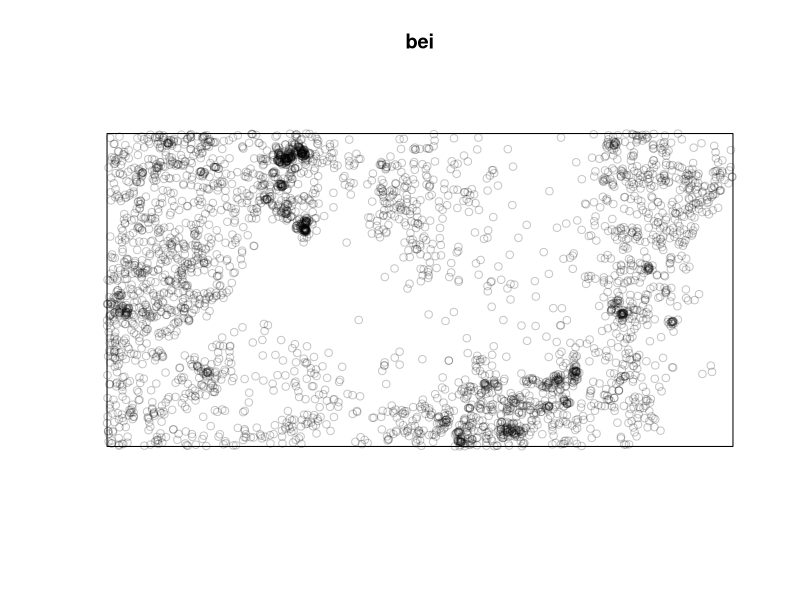
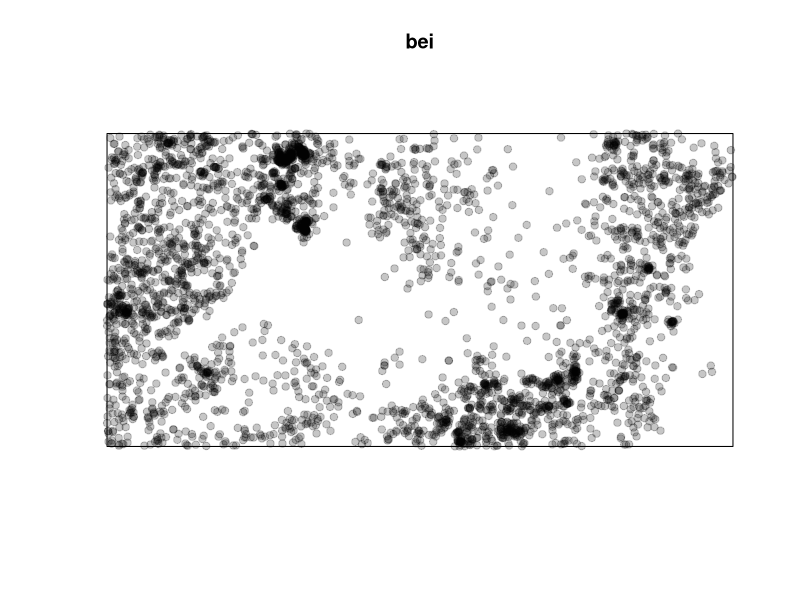
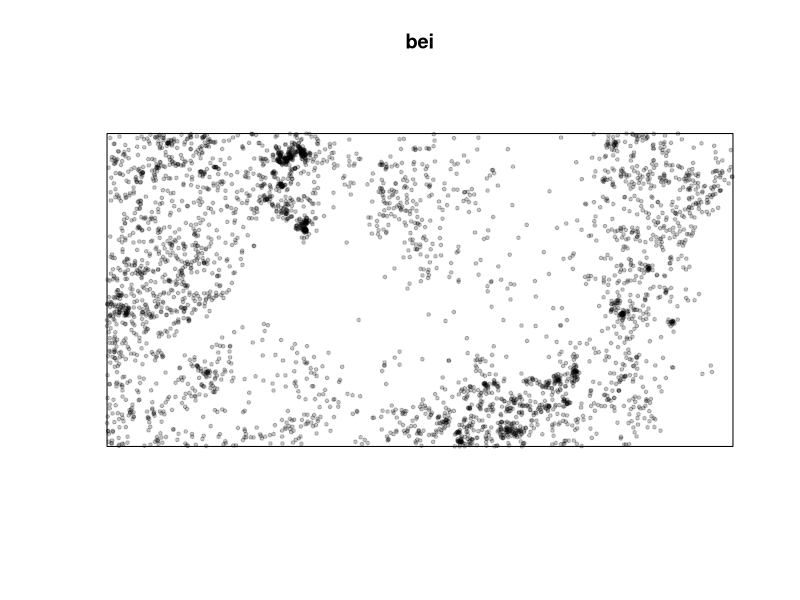
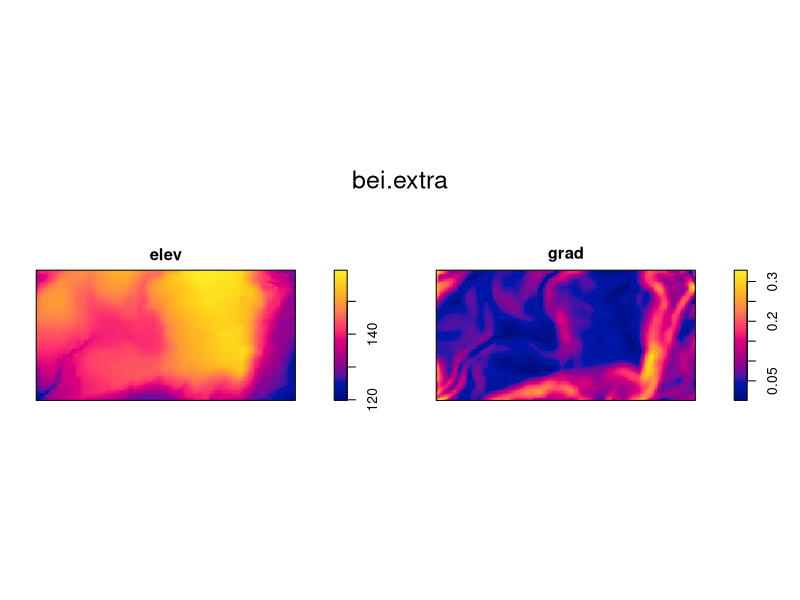
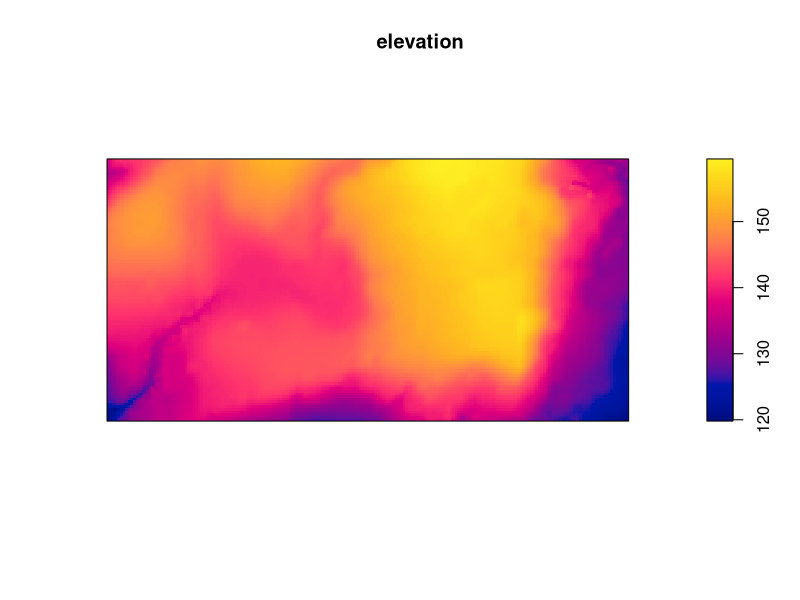
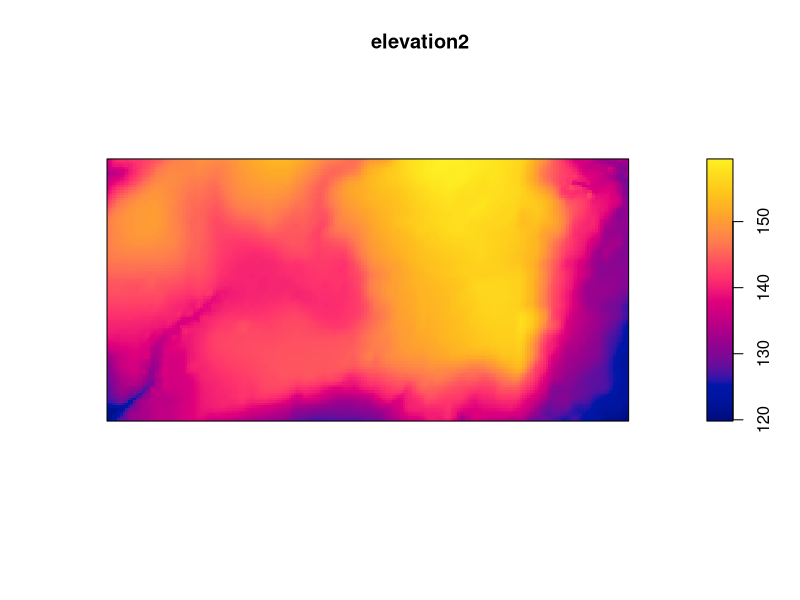
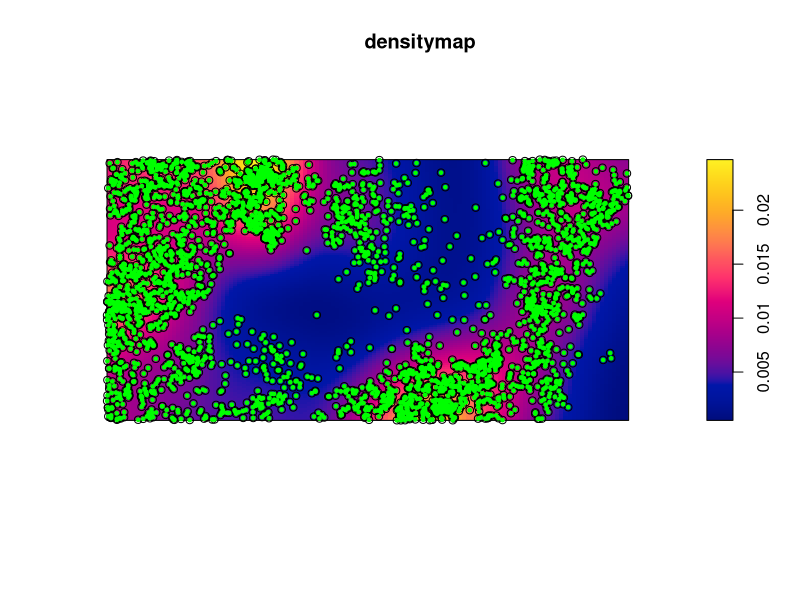
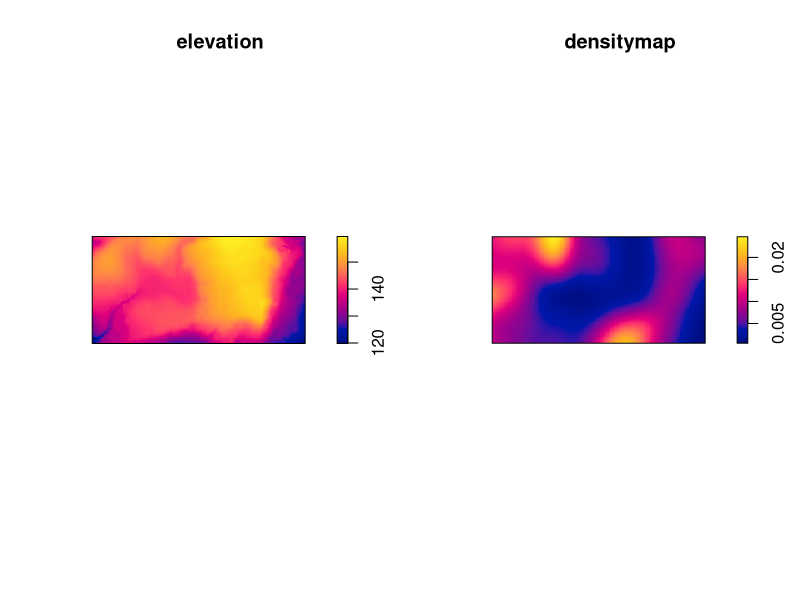

These figures' R source, in order:
# How to calculate the density of individuals in a population?

# installing the spatstat package, needed for point pattern analysis
install.packages("spatstat") # spatstat stands for "spatial statistics"

# recalling the package
library(spatstat) 

# dataset
bei

plot(bei) # the result is a plot with black and white circles

# changing the symbol 
plot(bei, pch=19) 
# changing the dimension
plot(bei, pch=19, cex=0.5)

# additional dataset for covariates soil types, temperatures, etc
bei.extra
plot(bei.extra)

# extracting data, we want to use only part of the dataset (elev)
elevation <- bei.extra$elev
plot(elevation)

# another method to select elements, in this case we're selecting the first element
elevation2 <- bei.extra[[1]]
plot(elevation2)

# density map of a population, starting from points  
density(bei)
densitymap <- density(bei)
plot(densitymap)

points(bei) # add the points of the dataset, we're showing together the map of density and the original points  
points(bei, col="green", pch=19, cex=0.5) # assign color, dimension and symbol

# build a multiframe
par(mfrow=c(1,2)) # 1 row 2 columns 
plot(elevation)
plot(densitymap)

# multiframe with 2 rows and 1 column
par(mfrow=c(2,1))
plot(elevation)
plot(densitymap)

# deleting the multiframe  
dev.off()

# changing colors to maps
cl1 <- colorRampPalette(c("red", "orange", "yellow"))(3) # 3 is for gradients
plot(densitymap, col=cl1)

# if we want to increase the ammount of gradients
cl1 <- colorRampPalette(c("red", "orange", "yellow"))(100)

# where we can find all the colours available in R "http://www.stat.columbia.edu/~tzheng/files/Rcolor.pdf"

# different colours, more gradients
cl2 <- colorRampPalette(c("darkmagenta", "lightgrey", "forestgreen"))(100)
plot(densitymap, col=cl2)

# excercise: build a multiframe and plot two different densitymaps with two different palettes
par(mfrow=c(1,2))
plot(densitymap, col=cl1)
plot(densitymap, col=cl2)
